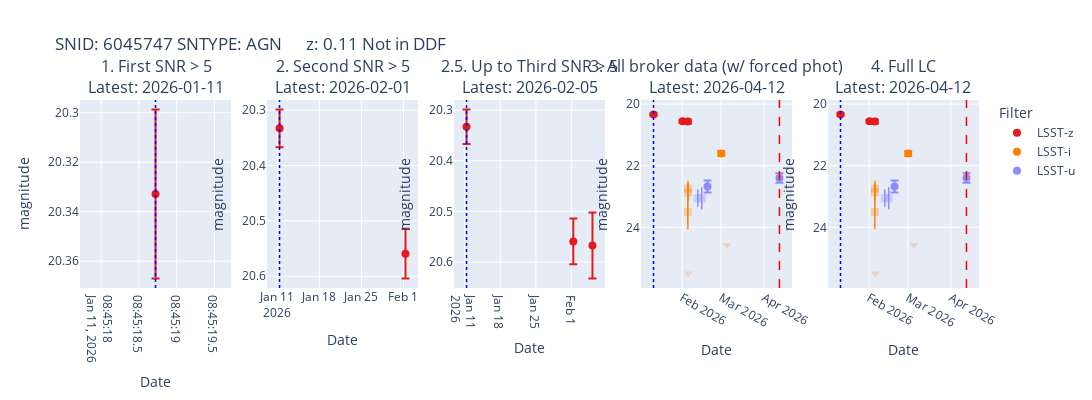
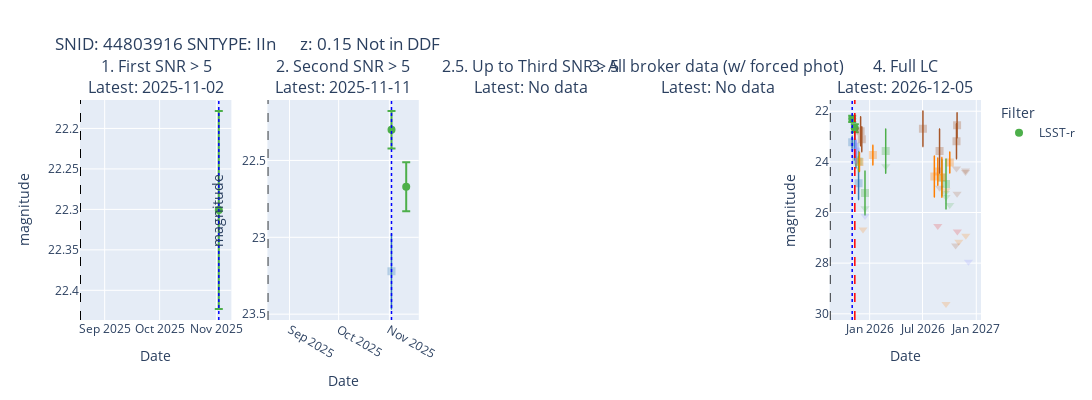
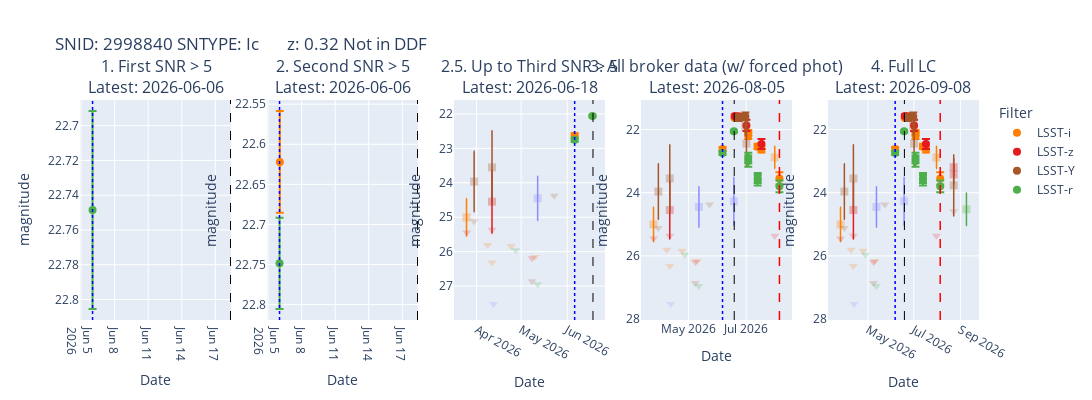
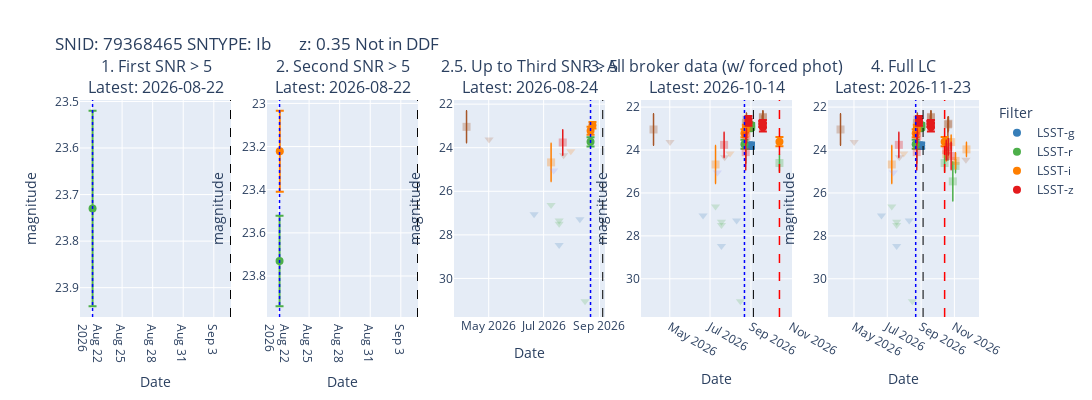

Write notebook code for charts like these, in order.
### Code cell
# By types
for sntyp in df_header['SN_TYPE_FROM_PATH'].unique():
    print(f"Plotting light curves for type: {sntyp}")
    snids = df_header[df_header['SN_TYPE_FROM_PATH'] == sntyp]['SNID'].unique()
    for snid in snids:
        if len(df_phot[df_phot['SNID'] == snid]) > 5: # ask 5 photometric points
            plot_lc_subplots(df_phot, df_header, snid, inmag=True, convert_date=True)
            break  # Stop after first successful plot for this type
